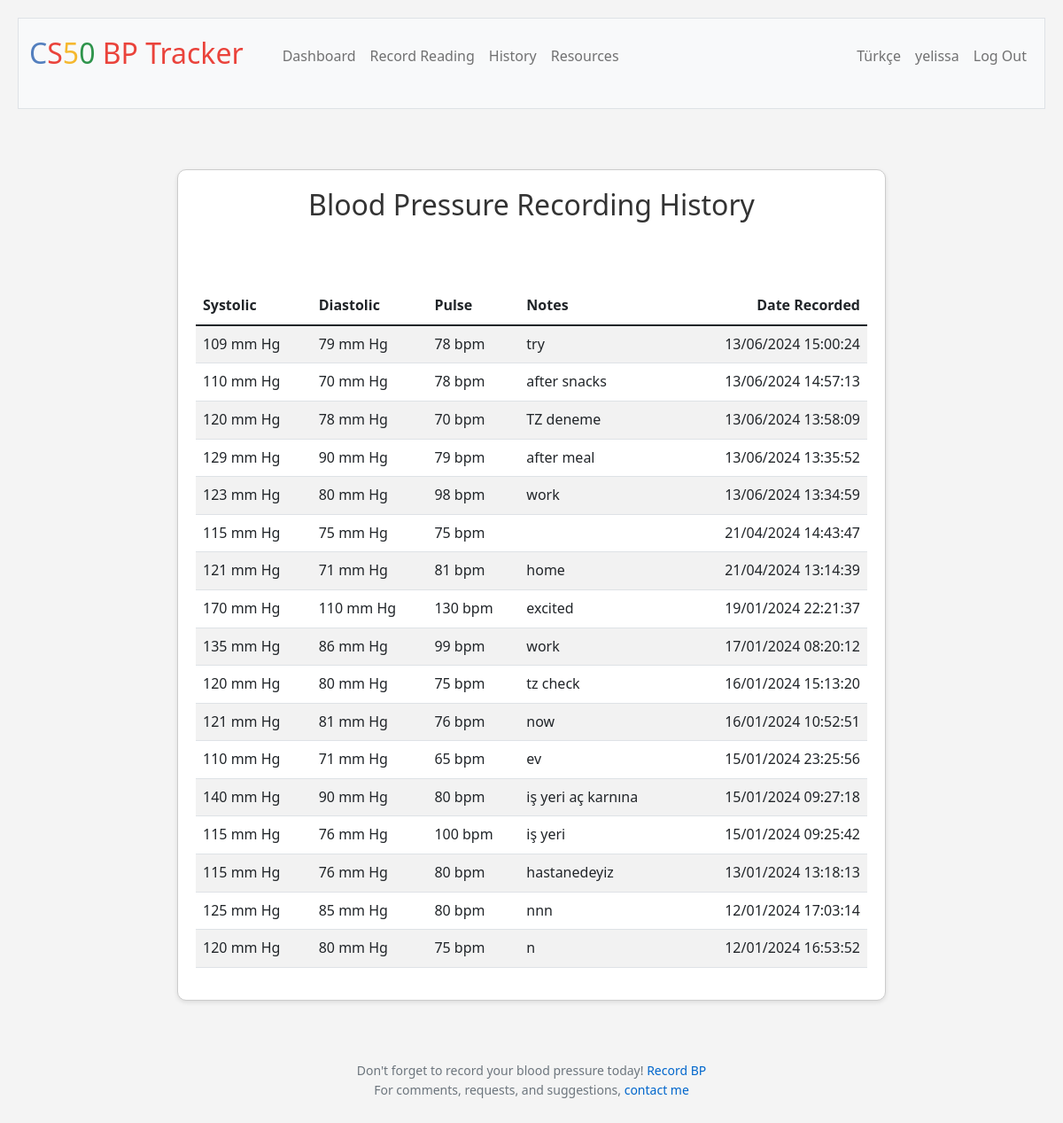
Page /history (signed in) on the earlier database version.
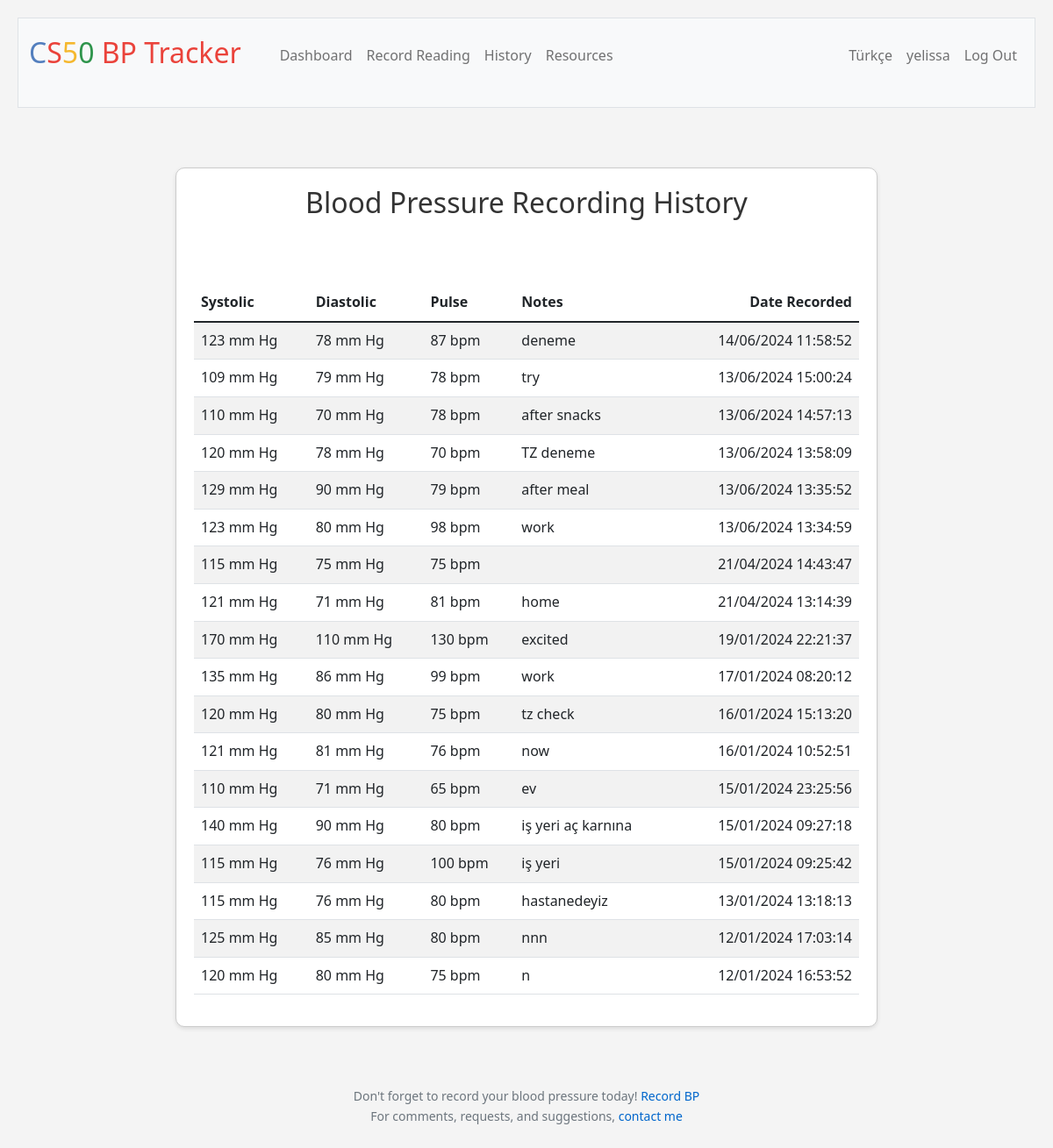
Same page on the later database version.
### tables this page shows
CREATE TABLE users (
id INTEGER PRIMARY KEY AUTOINCREMENT NOT NULL,
username TEXT NOT NULL,
hash TEXT NOT NULL, name TEXT, timezone TEXT);

CREATE TABLE blood_pressure_readings (
id INTEGER PRIMARY KEY AUTOINCREMENT NOT NULL,
user_id INTEGER NOT NULL,
systolic INTEGER NOT NULL,
diastolic INTEGER NOT NULL,
pulse INTEGER,
reading_date DATETIME DEFAULT CURRENT_TIMESTAMP,
notes TEXT,
FOREIGN KEY (user_id) REFERENCES users (id));

### app.py (the view)
@app.route("/history")
@login_required
def history():
    user_id = session["user_id"]
    user_timezone = db.execute("SELECT timezone FROM users WHERE id = ?", user_id)[0]['timezone']
    user_tz = pytz.timezone(user_timezone)
    recording_rows = db.execute("SELECT * FROM blood_pressure_readings WHERE user_id = ? ORDER BY reading_date DESC;", user_id)
    for row in recording_rows:
        utc_time = row["reading_date"]
        try:
            local_time = pytz.utc.localize(datetime.strptime(utc_time, '%Y-%m-%d %H:%M:%S')).astimezone(user_tz)
            row["reading_date"] = local_time.strftime('%d/%m/%Y %H:%M:%S')
        except Exception as e:
            print(f"Error converting time for row {row}: {e}")
            row["reading_date"] = utc_time # fallback to the original time if conversion fails
    return render_template("history.html", history=recording_rows, data=g.language_data['history'])

### app.py (called while the page is built)
@app.before_request
def load_language_data():
    user_lang = session.get('language', 'en')  # Default is English
    with open(f'languages/{user_lang}.json', 'r') as file:
        g.language_data = json.load(file)
    g.language_data['current_lang'] = user_lang

@app.after_request
def after_request(response):
    response.headers["Cache-Control"] = "no-cache, no-store, must-revalidate"
    response.headers["Expires"] = 0
    response.headers["Pragma"] = "no-cache"
    return response

@app.context_processor
def inject_layout_data():
    return dict(layout_data=g.language_data['layout'])

@app.context_processor
def inject_user_details():
    if 'user_id' in session:
        user_id = session['user_id']
        user_info = db.execute("SELECT username FROM users WHERE id = ?", user_id)
        if user_info:
            username = user_info[0]['username']
        else:
            username = None
    else:
        username = None
    return {'username': username}

### helpers.py (called while the page is built)
def login_required(f):
    @wraps(f)
    def decorated_function(*args, **kwargs):
        if session.get("user_id") is None:
            return redirect("/login")
        return f(*args, **kwargs)
    return decorated_function

### templates/history.html (shortened to what this page needs)
{% extends "layout.html" %}
{% block main %}
    <div class="section">
        <h2>{{ data.heading }}</h2>
        <br>
        <table class="table table-striped">
            <thead>
                <tr>
                    <th class="text-start">{{ data.systolic }}</th>
                    <th class="text-start">{{ data.diastolic }}</th>
                    <th class="text-start">{{ data.pulse }}</th>
                    <th class="text-start">{{ data.notes }}</th>
                    <th class="text-end">{{ data.dateRecorded }}</th>
                </tr>
            </thead>
            <tbody>
                {% for row in history %}
                <tr>
                    <td class="text-start">{{ row.systolic }} mm Hg</td>
                    <td class="text-start">{{ row.diastolic }} mm Hg</td>
                    <td class="text-start">{{ row.pulse }} bpm</td>
                    <td class="text-start">{{ row.notes }}</td>
                    <td class="text-end">{{ row.reading_date }}</td>
                </tr>
                {% endfor %}
            </tbody>
        </table>
    </div>
{% endblock %}

### templates/layout.html (shortened to what this page needs)
<!DOCTYPE html>
<html lang="en">
    <head>
        <link href="https://cdn.jsdelivr.net/npm/bootstrap@5.1.3/dist/css/bootstrap.min.css" rel="stylesheet">
        <link href="/static/styles.css" rel="stylesheet">
    </head>
    <body>
        <nav class="bg-light border navbar navbar-expand-md navbar-light">
            <div class="container-fluid">
                <a class="navbar-brand" href="/"><span class="blue">{{ layout_data.navbarBrand.First }}</span><span class="red">{{ layout_data.navbarBrand.Second }}</span><span class="yellow">5</span><span class="green">0</span> <span class="red">{{ layout_data.navbarBrand.Rest }}</span></a>
                <div class="collapse navbar-collapse" id="navbar">
                    {% if session["user_id"] %}
                        <ul class="navbar-nav me-auto mt-2">
                            <li class="nav-item"><a class="nav-link" href="/dashboard">{{ layout_data.dashboard }}</a></li>
                            <li class="nav-item"><a class="nav-link" href="/record">{{ layout_data.recordReading }}</a></li>
                            <li class="nav-item"><a class="nav-link" href="/history">{{ layout_data.history }}</a></li>
                            <li class="nav-item"><a class="nav-link" href="/resources">{{ layout_data.resources }}</a></li>
                        </ul>
                        <ul class="navbar-nav ms-auto mt-2" id="navProfileLogOutLinks">
                            <li class="nav-item">
                                <a class="nav-link" href="/toggle_language" class="nav-link">
                                    {% if session.get('language', 'en') == 'en' %}
                                    Türkçe
                                    {% else %}
                                    English
                                    {% endif %}
                                </a>
                            </li>
                            <li class="nav-item"><a class="nav-link" href="/profile">{{ username }}</a></li>
                            <li class="nav-item"><a class="nav-link" href="/logout">{{ layout_data.logOut }}</a></li>
                        </ul>
                    {% endif %}
                </div>
            </div>
        </nav>
        <main class="container-fluid py-5 text-center">
            {% block main %}{% endblock %}
        </main>
        <footer class="mb-5 small text-center text-muted">
            {{ layout_data.footerTextA }} <a href="/record">{{ layout_data.footerTextB }}</a> <br>
            {{ layout_data.footerTextC }} <a href="mailto:drbelifon@gmail.com">{{ layout_data.footerTextD }}</a>
        </footer>
    </body>
</html>

### static/styles.css (style rules this page uses)
body { font-family: 'Segoe UI', Arial, sans-serif; color: #333; line-height: 1.6; margin: 0; padding: 20px; background-color: #f4f4f4; }
nav .navbar-brand { font-size: xx-large; }
nav .navbar-brand .blue { color: #537fbe; }
nav .navbar-brand .red { color: #ea433b; }
nav .navbar-brand .yellow { color: #f5b82e; }
nav .navbar-brand .green { color: #2e944b; }
h2, h3, h4, h5 { margin-bottom: 1.5em; text-align: center; }
p, li, a { font-size: 1em; text-align: left; margin-bottom: 0.75em; }
a { color: #0066cc; text-decoration: none; }
ul, ol { margin-left: 20px; margin-bottom: 1em; }
.section { background-color: #ffffff; border: 1px solid #ccc; border-radius: 10px; box-shadow: 0 2px 5px rgba(0,0,0,0.1); padding: 20px; margin: 20px auto; max-width: 800px; margin-right: auto; margin-left: auto; }
.text-center { text-align: center; }

Differences in the rows shown:
added blood_pressure_readings: systolic "123", diastolic "78", pulse "87", notes "deneme", reading_date "14/06/2024 11:58:52"
